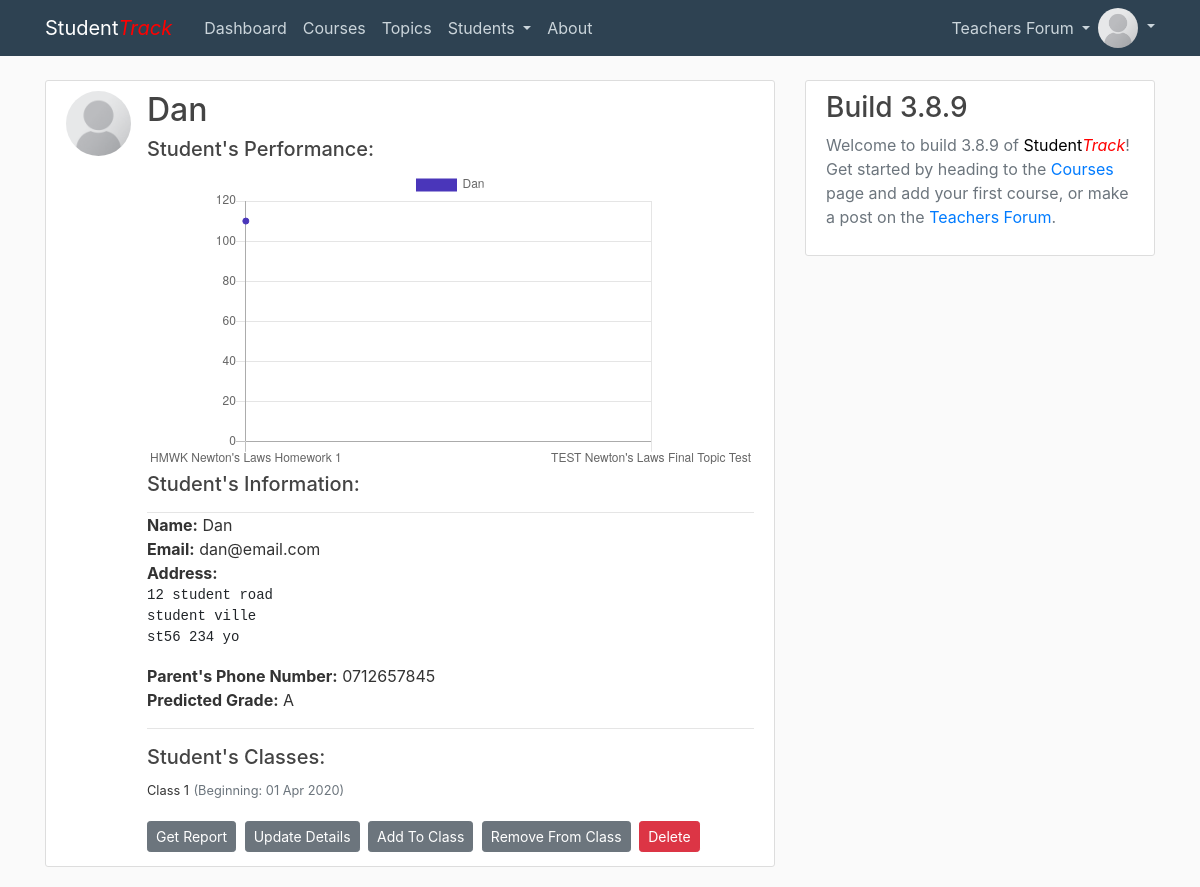
The page /student/1 (signed in) on the database as committed earlier.
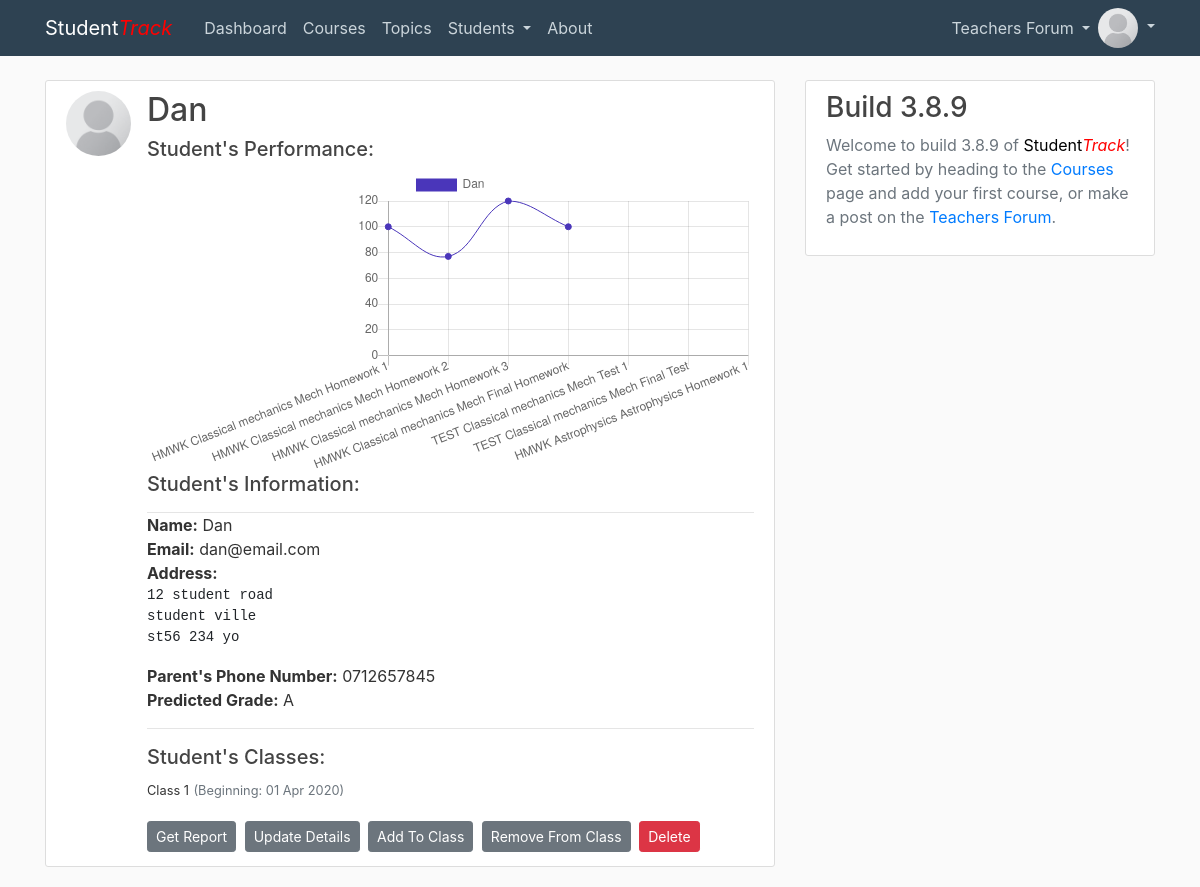
The same page on the database as committed later.
### projectCode/models.py (models this page shows, shortened)
class User(db.Model, UserMixin):
    id = db.Column(db.Integer, primary_key=True)
    username = db.Column(db.String(20), unique=True, nullable=False)
    email = db.Column(db.String(120), unique=True, nullable=False)
    image_file = db.Column(db.String(20), nullable=False, default='def.png')
    password = db.Column(db.String(60), nullable=False)
    posts = db.relationship('Post', backref='author', lazy=True)
    courses = db.relationship('Course', backref='teacher', lazy=True)
    comments = db.relationship('Comment', backref='commenter', lazy=True)

### projectCode/routes.py (the view)
@app.route("/student/<int:student_id>")
@login_required
def student(student_id):
    student = Student.query.get_or_404(student_id)
    if student.classes[0].course.teacher != current_user:
        abort(403)
    classes_perf_per_test = Graph("Avg Performance Per Test", "line")
    courses = db.session.query(Course.id).filter_by(teacher=current_user)
    topics = Topic.query.filter(Topic.course_id.in_(courses)).all()
    classes = Class.query.filter(Class.course_id.in_(courses)).all()
    temp_data = []
    labels = []
    classes_perf_per_test_data = {"label":student.name, "data":[]}
    for topic in topics:
        for hmwk in topic.homeworks:
            print(hmwk.name)
            labels.append("HMWK "+topic.name+" "+hmwk.name)
            try:
                mark = HomeworkMark.query.filter_by(homework_id=hmwk.id).filter_by(student_id=student.id).all()[0].mark
                try:
                    int(mark)
                    classes_perf_per_test_data["data"].append(mark)
                except ValueError:
                    classes_perf_per_test_data["data"].append(0)
            except IndexError:
                pass
        for test in topic.tests:
            print(test.name)
            labels.append("TEST "+topic.name+" "+test.name)
            try:
                mark = TestMark.query.filter_by(test_id=test.id).filter_by(student_id=student.id).all()[0].mark
                try:
                    int(mark)
                    classes_perf_per_test_data["data"].append(mark)
                except ValueError:
                    classes_perf_per_test_data["data"].append(0)
            except IndexError:
                pass
    print("\n\n", classes_perf_per_test_data["data"])
    classes_perf_per_test.datasets.append(classes_perf_per_test_data)
    n_labels = []
    for label in labels:
        if not label in n_labels:
            n_labels.append(label)
    classes_perf_per_test.labels = n_labels
    print(n_labels)
    return render_template('single_student.html', title=student.name, student=student, class_perf=classes_perf_per_test)

### projectCode/models.py (called while the page is built)
@login_manager.user_loader
def load_user(user_id):
    return User.query.get(int(user_id))

### projectCode/templates/single_student.html (shortened to what this page needs)
{% extends "layout_content.html" %}
{% block content %}
  <article class="media content-section">
    <img class="rounded-circle article-img" src="{{ url_for('static', filename='profile_pics/def.png') }}">
    <div class="media-body">
      <h2><a class="article-title" href="{{ url_for('student', student_id=student.id) }}">{{ student.name }}</a></h2>
      <h5>Student's Performance:</h5>
      <div id="graph-container">
      </div>
      <h5>Student's Information:</h5>
      <hr class="mb-0">
      <p class="mb-0"><strong>Name:</strong> {{ student.name }}</p>
      <p class="mb-0"><strong>Email:</strong> {{ student.email }}</p>
      <p class="mb-0"><strong>Address:</strong><pre>{{ student.address }}</pre>
      <p class="mb-0"><strong>Parent's Phone Number:</strong> {{ student.parent_phone }}</p>
      <p class="mb-0"><strong>Predicted Grade:</strong> {{ student.predicted_grade }}</p>
      <hr>
      <h5>Student's Classes:</h5>
      {% for class in student.classes %}
        <div>
          <small>{{ class.class_name }}</small>
          <small class="text-muted">(Beginning: {{ class.class_starting_date.strftime('%d %b %Y') }})</small>
        </div>
      {% endfor %}
      <div class="mt-3 mb-0">
        <a class="btn btn-secondary btn-sm mt-1 mb-1" href="{{ url_for('student_report', student_id=student.id) }}">Get Report</a>
        <a class="btn btn-secondary btn-sm mt-1 mb-1 ml-1" href="{{ url_for('update_student', student_id=student.id) }}">Update Details</a>
        <a class="btn btn-secondary btn-sm mt-1 mb-1 ml-1" href="{{ url_for('add_to_class', student_id=student.id) }}">Add To Class</a>
        <a class="btn btn-secondary btn-sm mt-1 mb-1 ml-1" href="{{ url_for('remove_from_class', student_id=student.id) }}">Remove From Class</a>
        <button type="button" class="btn btn-danger btn-sm m-1" data-toggle="modal" data-target="#deleteModal">Delete</button>
      </div>
    </div>
  </article>
  <script type="text/javascript">
    // Setting graph to load onload.
    $(document).ready(function() {
      changeChart("performanceGraph", "line",
                 {{ class_perf.labels | safe }},
                 {{ class_perf.datasets | safe }});
    });
  </script>
{% endblock content %}

### projectCode/templates/layout_site_main.html (shortened to what this page needs)
<!DOCTYPE html>
<html>
<head>
    <link rel="stylesheet" href="https://maxcdn.bootstrapcdn.com/bootstrap/4.0.0/css/bootstrap.min.css">
    <link rel="stylesheet" type="text/css" href="{{ url_for('static', filename='css/main.css') }}">
</head>
<body>
    <header class="site-header">
      <nav class="navbar navbar-expand-md navbar-dark bg-steel fixed-top">
        <div class="container">
          <a class="navbar-brand mr-4" href="/">Student<font color="red"><em>Track</em></font></a>
          <div class="collapse navbar-collapse" id="navbarToggle">
            <div class="navbar-nav mr-auto">
              {% if current_user.is_authenticated %}
              <a class="nav-item nav-link" href="{{ url_for('dash') }}">Dashboard</a>
              <a class="nav-item nav-link" href="{{ url_for('courses') }}">Courses</a>
              <a class="nav-item nav-link" href="{{ url_for('topics') }}">Topics</a>
              <li class="nav-item dropdown">
                <a class="nav-link dropdown-toggle" href="#" id="navbarDropdown1" role="button" data-toggle="dropdown" aria-haspopup="true" aria-expanded="false">
                  Students
                </a>
              </li>
              {% else %}
              <a class="nav-item nav-link" href="{{ url_for('home') }}">Forum</a>
              {% endif %}
              <a class="nav-item nav-link" href="{{ url_for('about') }}">About</a>
            </div>
            <div class="navbar-nav">
              {% if current_user.is_authenticated %}
              <li class="nav-item dropdown">
                <a class="nav-link dropdown-toggle" href="#" id="navbarDropdown1" role="button" data-toggle="dropdown" aria-haspopup="true" aria-expanded="false">
                  Teachers Forum
                </a>
              </li>
              <li class="nav-item dropdown">
                <a class="nav-link dropdown-toggle p-0" href="#" id="navbarDropdown1" role="button" data-toggle="dropdown" aria-haspopup="true" aria-expanded="false">
                  <img class="rounded-circle nav-img dropdown-toggle" src="{{ url_for('static', filename='profile_pics/' + current_user.image_file) }}">
                </a>
              </li>
              {% else %}
              <a class="nav-item nav-link" href="{{ url_for('login') }}">Login</a>
              <a class="nav-item nav-link" href="{{ url_for('register') }}">Register</a>
              {% endif %}
            </div>
          </div>
        </div>
      </nav>
    </header>
    {% block sublayout %}{% endblock %}
</body>
</html>

Rows that differ between the two databases and show on the page:
changed User: image_file: a different picture
Other text that changed with them:
chart data {{ class_perf.datasets | safe }}: [{'label': 'Dan', 'data': [110]}] → [{'label': 'Dan', 'data': [100, 77, 120, 100]}]
